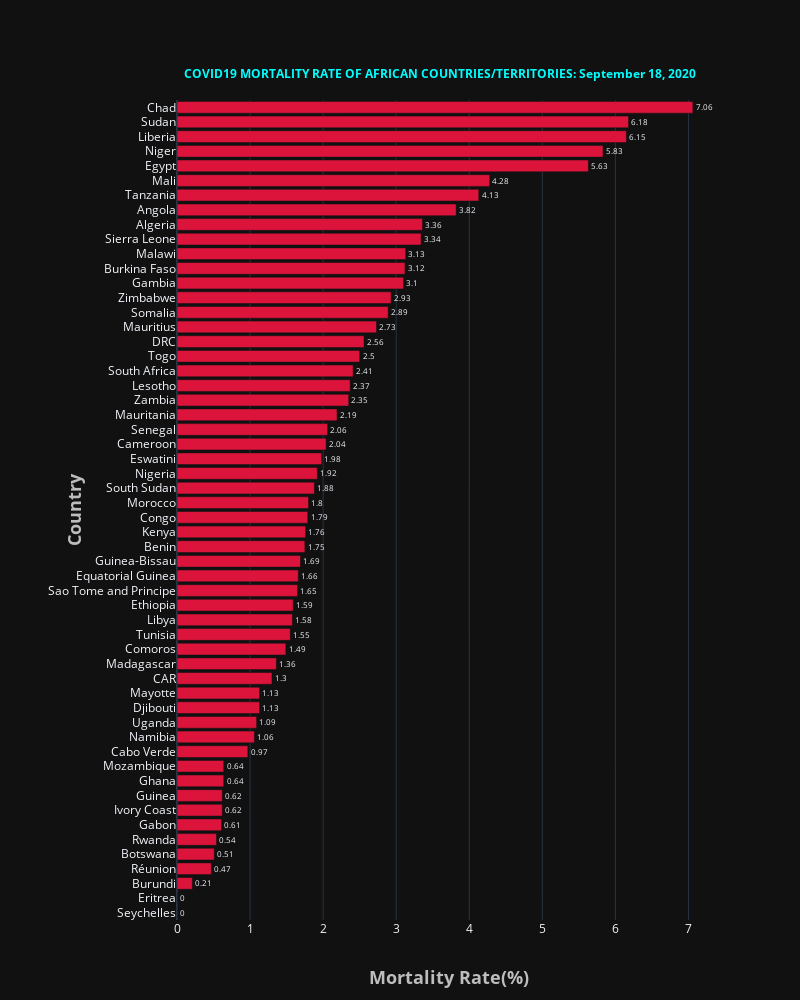

Notebook cell for this chart:
### Markdown cell above
<a id='mortality'></a>

### Code cell
fig = go.Figure()

fig.add_trace(go.Bar(y = african_mortality100['Country_Other'][::-1],x=african_mortality100['Mortality_Rate'][::-1],
                     text=african_mortality100['Mortality_Rate'][::-1],textposition='outside',name = "Afria",marker_color='Crimson',orientation='h',                  
))
fig.update_layout(
    template='plotly_dark',
    title={
        'text': '<b>COVID19 MORTALITY RATE OF AFRICAN COUNTRIES/TERRITORIES: ' + date_string +'</b>',
        'y':0.93,
        'x':0.55,
        'xanchor': 'center',
        'yanchor': 'top',
        'font_color':'Cyan',
        'font_size':12},
    xaxis=dict(title='<b>Mortality Rate(%)</b>',titlefont_size=18, titlefont=dict(color='#BDBDBD')),
    yaxis=dict(title='<b>Country</b>',titlefont_size=18, tickprefix="      ", titlefont=dict(color='#BDBDBD')),
    autosize=False,
    width=800,
    height=1000,     
)

fig.show()

### Figure 1 — Plotly figure (JSON) as saved in the notebook; plotly's stock layout.template omitted (floating-point values rounded to 4 significant figures)
{"data": [{"marker": {"color": "Crimson"}, "name": "Afria", "orientation": "h", "text": [0, 0, 0.21, 0.47, 0.51, 0.54, 0.61, 0.62, 0.62, 0.64, 0.64, 0.97, 1.06, 1.09, 1.13, 1.13, 1.3, 1.36, 1.49, 1.55, 1.58, 1.59, 1.65, 1.66, 1.69, 1.75, 1.76, 1.79, 1.8, 1.88, 1.92, 1.98, 2.04, 2.06, 2.19, 2.35, 2.37, 2.41, 2.5, 2.56, 2.73, 2.89, 2.93, 3.1, 3.12, 3.13, 3.34, 3.36, 3.82, 4.13, 4.28, 5.63, 5.83, 6.15, 6.18, 7.06], "textposition": "outside", "type": "bar", "x": [0, 0, 0.21, 0.47, 0.51, 0.54, 0.61, 0.62, 0.62, 0.64, 0.64, 0.97, 1.06, 1.09, 1.13, 1.13, 1.3, 1.36, 1.49, 1.55, 1.58, 1.59, 1.65, 1.66, 1.69, 1.75, 1.76, 1.79, 1.8, 1.88, 1.92, 1.98, 2.04, 2.06, 2.19, 2.35, 2.37, 2.41, 2.5, 2.56, 2.73, 2.89, 2.93, 3.1, 3.12, 3.13, 3.34, 3.36, 3.82, 4.13, 4.28, 5.63, 5.83, 6.15, 6.18, 7.06], "y": ["Seychelles", "Eritrea", "Burundi", "Réunion", "Botswana", "Rwanda", "Gabon", "Ivory Coast", "Guinea", "Ghana", "Mozambique", "Cabo Verde", "Namibia", "Uganda", "Djibouti", "Mayotte", "CAR", "Madagascar", "Comoros", "Tunisia", "Libya", "Ethiopia", "Sao Tome and Principe", "Equatorial Guinea", "Guinea-Bissau", "Benin", "Kenya", "Congo", "Morocco", "South Sudan", "Nigeria", "Eswatini", "Cameroon", "Senegal", "Mauritania", "Zambia", "Lesotho", "South Africa", "Togo", "DRC", "Mauritius", "Somalia", "Zimbabwe", "Gambia", "Burkina Faso", "Malawi", "Sierra Leone", "Algeria", "Angola", "Tanzania", "Mali", "Egypt", "Niger", "Liberia", "Sudan", "Chad"]}], "layout": {"autosize": false, "height": 1000, "title": {"font": {"color": "Cyan", "size": 12}, "text": "<b>COVID19 MORTALITY RATE OF AFRICAN COUNTRIES/TERRITORIES: September 18, 2020</b>", "x": 0.55, "xanchor": "center", "y": 0.93, "yanchor": "top"}, "width": 800, "xaxis": {"title": {"font": {"color": "#BDBDBD", "size": 18}, "text": "<b>Mortality Rate(%)</b>"}}, "yaxis": {"tickprefix": "      ", "title": {"font": {"color": "#BDBDBD", "size": 18}, "text": "<b>Country</b>"}}}}
